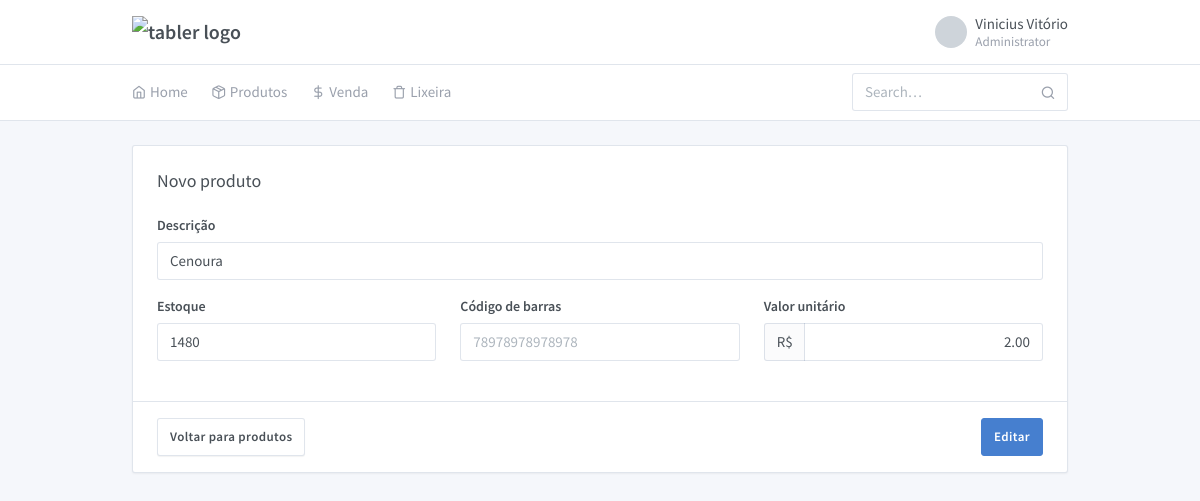
Page /editar?id=2 on the committed database.
### tables this page shows
CREATE TABLE `tbprodutos` (
  `PROID` int(11) NOT NULL,
  `PRODESCRICAO` varchar(255) DEFAULT NULL,
  `PROVALORUNI` decimal(10,2) DEFAULT NULL,
  `PROESTOQUE` int(11) DEFAULT NULL,
  `PRODATAVENDA` date DEFAULT NULL,
  `PROTOTVENDA` decimal(10,2) DEFAULT 0.00,
  `PROEXCLUIDO` tinyint(1) NOT NULL DEFAULT 0
);

### app/controller/ControllerProductsEdit.php (called while the page is built, shortened)
<?php
class ControllerProductsEdit
{
    public function render()
    {
        $id = $_GET['id'] ?? '';
        $modelProducts = new ModelProducts();
        $products = $modelProducts->SelectEdit($id);
        $title = 'Produtos Editar';
        $content = ViewHeader::getHTMLHeader($title);
        $content .= ViewProductsEdit::getHTMLProductsEdit($products, $id);
        return $content;
    }
}

### routes.php (called while the page is built, shortened)
<?php
function render($sPage)
{
    switch ($sPage) {
        case '/editar':
            return (new App\Controller\ControllerProductsEdit())->render();
    }
    return 'Página não encontrada!';
}

### app/model/ModelProducts.php (called while the page is built, shortened)
<?php
class ModelProducts extends ModelDefault
{
    protected function getTableName()
    {
        return 'TBPRODUTOS';
    }
}

### app/model/ModelDefault.php (called while the page is built, shortened)
<?php
abstract class ModelDefault
{
    public function SelectEdit($id)
    {
        $connection = Connection::get();
        $id = mysqli_real_escape_string($connection, $id);
        $SQL = "SELECT * FROM " . $this->getTableName() . " WHERE PROID = '$id' AND PROEXCLUIDO = 0";
        $result = mysqli_query($connection, $SQL);
        while ($row = mysqli_fetch_assoc($result)) {
            $data[] = $row;
        }
        return $data;
    }
}

### app/view/ViewProductsEdit.php (the view, shortened to what this page needs)
<?php
class ViewProductsEdit
{
    public static function getHTMLProductsEdit($products, $id)
    {
        $html = "<div class='my-3 my-md-5'>
                  <div class='container'>
                    <div class='row'>
                      <div class='col-lg-12'>
                        <form class='card' method='post' action='produtos/editar?id=".$id."'>
                          <div class='card-body'>
                            <h3 class='card-title'>Novo produto</h3>
                            <div class='row'>
                              <div class='col-md-12'>
                                <div class='form-group'>
                                  <label class='form-label'>Descrição</label>
                                  <input type='text' class='form-control' name='descricao' placeholder='Arroz..' value=" . $products[0]['PRODESCRICAO'] . ">
                                </div>
                              </div>
                              <div class='col-sm-6 col-md-4'>
                                <div class='form-group'>
                                  <label class='form-label'>Estoque</label>
                                  <input type='number' class='form-control' name='estoque' placeholder='10..' value=" . $products[0]['PROESTOQUE'] . ">
                                </div>
                              </div>
                              <div class='col-sm-6 col-md-4'>
                                <div class='form-group'>
                                  <label class='form-label'>Código de barras</label>
                                  <input type='number' class='form-control' placeholder='78978978978978'>
                                </div>
                              </div>
                              <div class='col-sm-6 col-md-4'>
                                <div class='form-group'>
                                  <label class='form-label'>Valor unitário</label>
                                  <div class='input-group'>
                                    <span class='input-group-prepend'>
                                      <span class='input-group-text'>R$</span>
                                    </span>
                                    <input type='text' name='valorUni' class='form-control text-right' aria-label='Valor' value=" . $products[0]['PROVALORUNI'] . ">
                                  </div>
                                </div>
                              </div>
                            </div>
                          </div>
                          <div class='card-footer text-left' style='display: flex; justify-content: space-between'>
                            <div>
                              <a href='./produtos' class='btn btn-secondary'>Voltar para produtos</a>
                            </div>
                            <div>
                              <button type='submit' class='btn btn-primary'>Editar</button>
                            </div>
                          </div>
                        </form>
                      </div>
                    </div>
                  </div>
                </div>
                ";
        return $html;
    }
}

### rows in the picture
tbprodutos: descricao "Cenoura", estoque "1480", valorUni "2.00"
